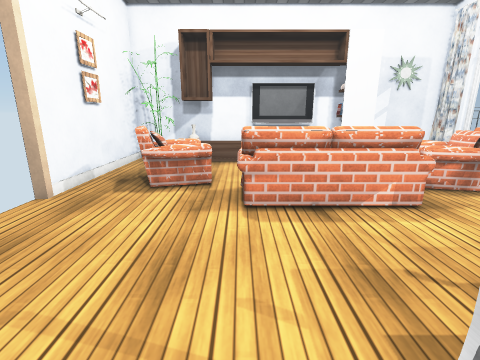
[1] (above)

16 first-person views from a walk through a 3-D level made in the Unity game engine. The camera is 1.2 m above the floor, tilts 14° down and sees 85° across. Doors are open. The floor is counted in squares, 0.5 m on a side. Each view is taken from the middle of a square. On the plan, view 1 faces up. The plan holds only what a view shows up to about 18 squares ahead; the rest is blank. The player character is not drawn. Some surface patterns are stand-ins.

[2]
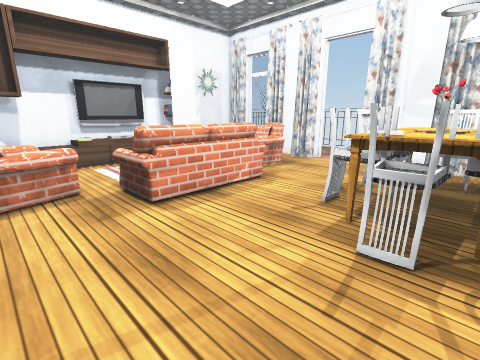

[3]
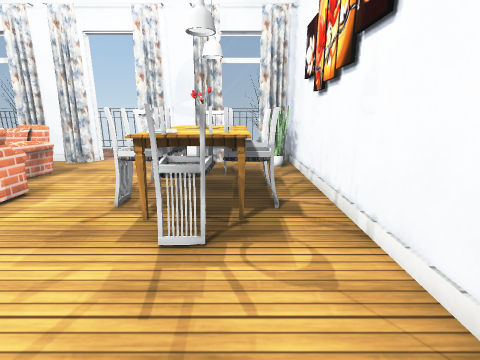

[4]
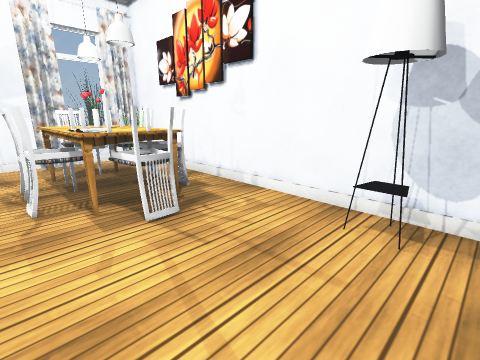

[5]
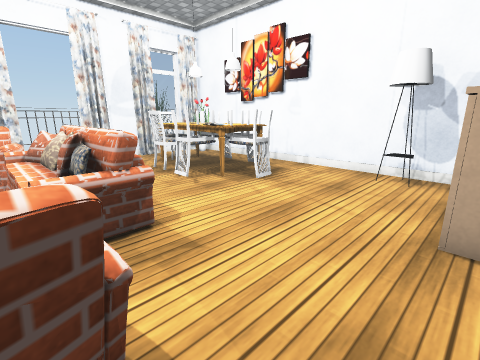

[6]
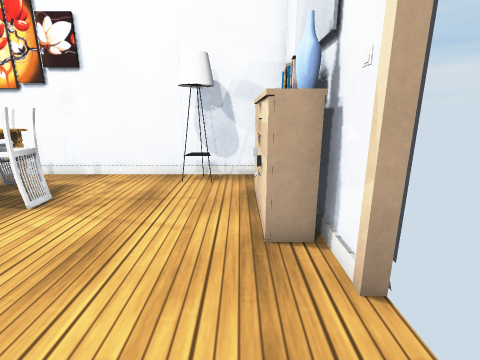

[7]
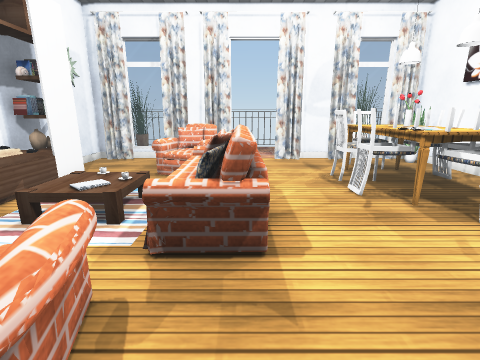

[8]
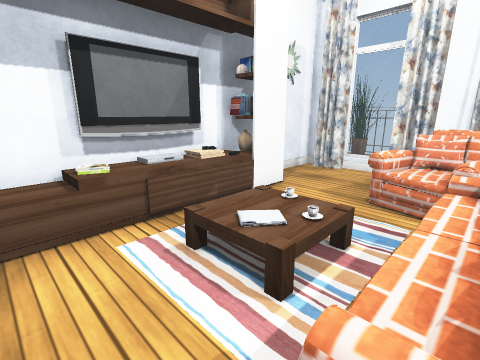

[9]
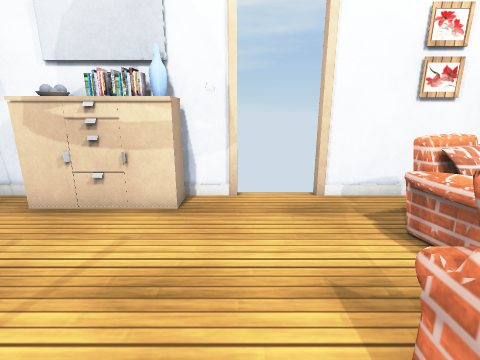

[10]
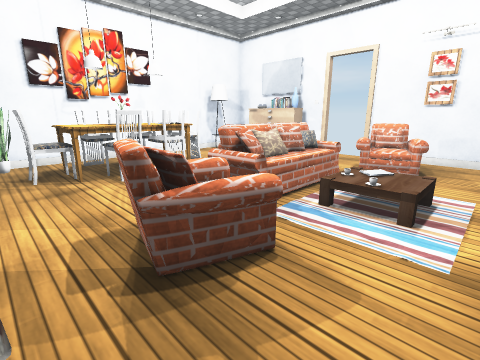

[11]
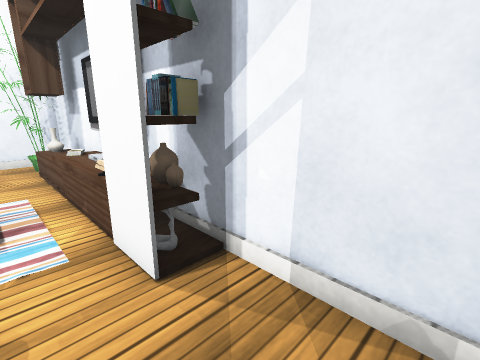

[12]
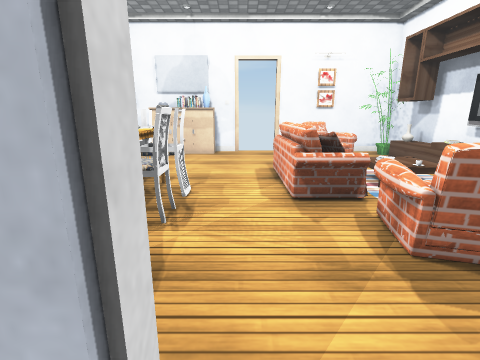

[13]
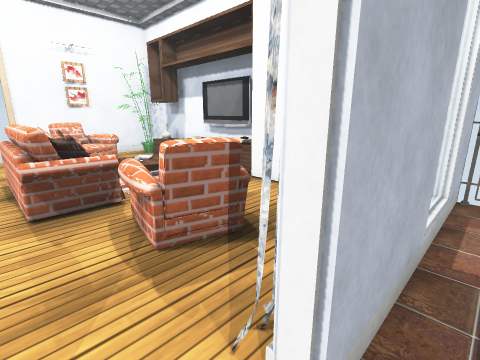

[14]
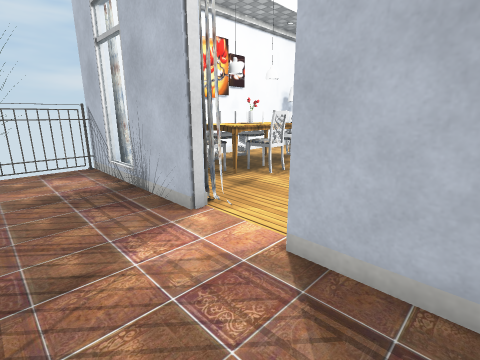

[15]
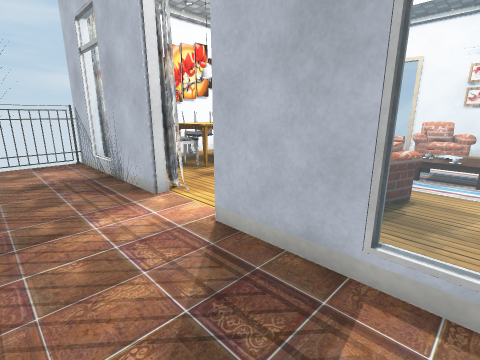

[16]
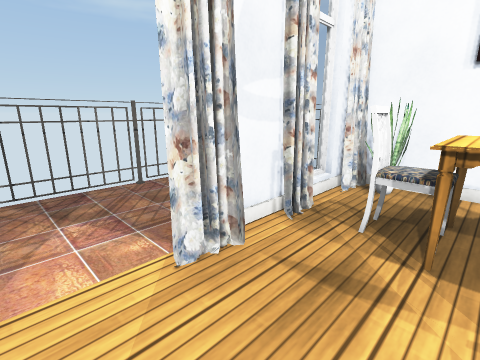

### Floor plan
Key: @ floor where view 1 was taken; # wall or solid block; x gap in a wall; . floor; D open door; = window, fence, low wall or low ledge; O other object.
Columns run from 6 left of view 1 to 16 right of it. Each row starts with its distance up from view 1.
 15 ############O#####   O#
 14 #..OOOOOOOOOOO..O#.   O
 13 #..O...OOOO  ....=.
 12 #......    ......=.  .
 11 #..O ..    ......=..
 10 #.OO ..    ..OO..#....
  9 #.OOOOOOOOOO. OO.#....
  8 #..OO.OOOOOOOOO.O#....
  7 D.....OOOOOO....DD....
  6 D...............DD....
  5 D...............DD....
  4 O................#....
  3 #OO.......OOO....#....
  2 #OO.....OOOOOOOO.#....
  1 #OO.....OOOOOOOO.=....
  0 #OO...@..OOOOOO..=....
 -1 #O.OO.....O.OO...=...O
 -2 #  OO..........OO#...O#
 -3  #################   x

Where each view was taken, in squares from view 1:
view 1: 0 up, 0 right, facing up
view 2: 0 up, 3 left, facing up-right
view 3: 0 up, 3 left, facing right
view 4: 4 up, 4 left, facing down-right
view 5: 9 up, 5 left, facing down-right
view 6: 8 up, 4 left, facing down
view 7: 7 up, 4 left, facing right
view 8: 8 up, 1 left, facing up-right
view 9: 5 up, 2 right, facing left
view 10: 13 up, 10 right, facing down-left
view 11: 12 up, 10 right, facing up-left
view 12: 5 up, 12 right, facing left
view 13: 6 up, 12 right, facing up-left
view 14: 10 up, 15 right, facing down-left
view 15: 12 up, 15 right, facing down-left
view 16: 7 up, 7 right, facing down-right
